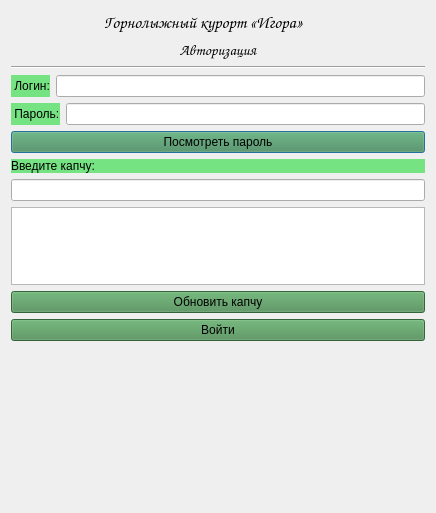
<?xml version="1.0" encoding="UTF-8"?>
<ui version="4.0">
 <class>Dialog</class>
 <widget class="QDialog" name="Dialog">
  <property name="enabled">
   <bool>true</bool>
  </property>
  <property name="geometry">
   <rect>
    <x>0</x>
    <y>0</y>
    <width>436</width>
    <height>513</height>
   </rect>
  </property>
  <property name="sizePolicy">
   <sizepolicy hsizetype="Fixed" vsizetype="Fixed">
    <horstretch>0</horstretch>
    <verstretch>0</verstretch>
   </sizepolicy>
  </property>
  <property name="maximumSize">
   <size>
    <width>1000</width>
    <height>1000</height>
   </size>
  </property>
  <property name="windowTitle">
   <string>Dialog</string>
  </property>
  <layout class="QVBoxLayout" name="verticalLayout_2">
   <item>
    <layout class="QVBoxLayout" name="verticalLayout" stretch="0,1,0,1,0,0,0,0,0,0,0,0,10">
     <item>
      <layout class="QHBoxLayout" name="horizontalLayout_3" stretch="0,2,0">
       <property name="leftMargin">
        <number>12</number>
       </property>
       <property name="rightMargin">
        <number>0</number>
       </property>
       <item>
        <widget class="QLabel" name="logo">
         <property name="maximumSize">
          <size>
           <width>80</width>
           <height>80</height>
          </size>
         </property>
         <property name="text">
          <string/>
         </property>
         <property name="pixmap">
          <pixmap>img/logo_mini.png</pixmap>
         </property>
        </widget>
       </item>
       <item>
        <widget class="QLabel" name="label_5">
         <property name="minimumSize">
          <size>
           <width>0</width>
           <height>0</height>
          </size>
         </property>
         <property name="font">
          <font>
           <family>Comic Sans MS</family>
           <pointsize>13</pointsize>
          </font>
         </property>
         <property name="text">
          <string>Горнолыжный курорт «Игора»    </string>
         </property>
         <property name="alignment">
          <set>Qt::AlignCenter</set>
         </property>
        </widget>
       </item>
       <item>
        <spacer name="horizontalSpacer_6">
         <property name="orientation">
          <enum>Qt::Horizontal</enum>
         </property>
         <property name="sizeHint" stdset="0">
          <size>
           <width>40</width>
           <height>20</height>
          </size>
         </property>
        </spacer>
       </item>
      </layout>
     </item>
     <item>
      <widget class="QLabel" name="label">
       <property name="font">
        <font>
         <family>Comic Sans MS</family>
         <pointsize>11</pointsize>
         <weight>50</weight>
         <italic>false</italic>
         <bold>false</bold>
        </font>
       </property>
       <property name="styleSheet">
        <string notr="true">font: 11pt &quot;Comic Sans MS&quot;;</string>
       </property>
       <property name="text">
        <string>Авторизация</string>
       </property>
       <property name="alignment">
        <set>Qt::AlignCenter</set>
       </property>
      </widget>
     </item>
     <item>
      <widget class="Line" name="line">
       <property name="orientation">
        <enum>Qt::Horizontal</enum>
       </property>
      </widget>
     </item>
     <item>
      <layout class="QHBoxLayout" name="horizontalLayout">
       <item>
        <widget class="QLabel" name="label_2">
         <property name="styleSheet">
          <string notr="true">background-color: rgb(118, 227, 131);
font: 9pt &quot;Comic Sans MS&quot;;</string>
         </property>
         <property name="text">
          <string> Логин:</string>
         </property>
        </widget>
       </item>
       <item>
        <widget class="QLineEdit" name="edit_login"/>
       </item>
      </layout>
     </item>
     <item>
      <layout class="QHBoxLayout" name="horizontalLayout_2">
       <item>
        <widget class="QLabel" name="label_3">
         <property name="styleSheet">
          <string notr="true">background-color: rgb(118, 227, 131);
font: 9pt &quot;Comic Sans MS&quot;;</string>
         </property>
         <property name="text">
          <string> Пароль:</string>
         </property>
        </widget>
       </item>
       <item>
        <widget class="QLineEdit" name="edit_password">
         <property name="inputMethodHints">
          <set>Qt::ImhHiddenText|Qt::ImhNoAutoUppercase|Qt::ImhNoPredictiveText|Qt::ImhSensitiveData</set>
         </property>
         <property name="echoMode">
          <enum>QLineEdit::Password</enum>
         </property>
        </widget>
       </item>
      </layout>
     </item>
     <item>
      <layout class="QHBoxLayout" name="horizontalLayout_4"/>
     </item>
     <item>
      <widget class="QPushButton" name="btn_hide_password">
       <property name="enabled">
        <bool>true</bool>
       </property>
       <property name="maximumSize">
        <size>
         <width>436</width>
         <height>436</height>
        </size>
       </property>
       <property name="cursor">
        <cursorShape>PointingHandCursor</cursorShape>
       </property>
       <property name="styleSheet">
        <string notr="true">background-color: rgb(73, 140, 81);
font: 9pt &quot;Comic Sans MS&quot;;</string>
       </property>
       <property name="text">
        <string>Посмотреть пароль</string>
       </property>
       <property name="icon">
        <iconset>
         <normaloff>img/eye.png</normaloff>img/eye.png</iconset>
       </property>
      </widget>
     </item>
     <item>
      <widget class="QLabel" name="label_4">
       <property name="styleSheet">
        <string notr="true">background-color: rgb(118, 227, 131);
font: 9pt &quot;Comic Sans MS&quot;;</string>
       </property>
       <property name="text">
        <string>Введите капчу:</string>
       </property>
      </widget>
     </item>
     <item>
      <widget class="QLineEdit" name="edit_captcha"/>
     </item>
     <item>
      <widget class="QGraphicsView" name="draw_captcha">
       <property name="maximumSize">
        <size>
         <width>430</width>
         <height>78</height>
        </size>
       </property>
      </widget>
     </item>
     <item>
      <widget class="QPushButton" name="btn_new_captcha">
       <property name="maximumSize">
        <size>
         <width>436</width>
         <height>25</height>
        </size>
       </property>
       <property name="cursor">
        <cursorShape>PointingHandCursor</cursorShape>
       </property>
       <property name="styleSheet">
        <string notr="true">background-color: rgb(73, 140, 81);
font: 9pt &quot;Comic Sans MS&quot;;</string>
       </property>
       <property name="text">
        <string>Обновить капчу</string>
       </property>
       <property name="icon">
        <iconset>
         <normaloff>img/new.png</normaloff>img/new.png</iconset>
       </property>
      </widget>
     </item>
     <item>
      <widget class="QPushButton" name="btn_enter">
       <property name="cursor">
        <cursorShape>PointingHandCursor</cursorShape>
       </property>
       <property name="styleSheet">
        <string notr="true">background-color: rgb(73, 140, 81);
font: 9pt &quot;Comic Sans MS&quot;;</string>
       </property>
       <property name="text">
        <string>Войти</string>
       </property>
      </widget>
     </item>
     <item>
      <spacer name="verticalSpacer">
       <property name="orientation">
        <enum>Qt::Vertical</enum>
       </property>
       <property name="sizeHint" stdset="0">
        <size>
         <width>20</width>
         <height>40</height>
        </size>
       </property>
      </spacer>
     </item>
    </layout>
   </item>
  </layout>
 </widget>
 <resources/>
 <connections/>
</ui>
